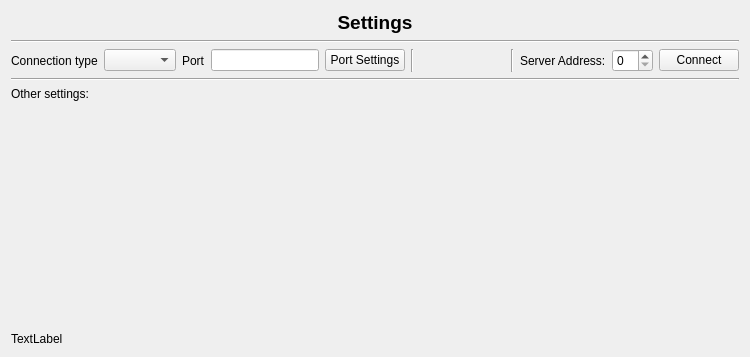
<?xml version="1.0" encoding="UTF-8"?>
<ui version="4.0">
 <class>SettingsDialog</class>
 <widget class="QWidget" name="SettingsDialog">
  <property name="geometry">
   <rect>
    <x>0</x>
    <y>0</y>
    <width>750</width>
    <height>357</height>
   </rect>
  </property>
  <property name="windowTitle">
   <string>Form</string>
  </property>
  <layout class="QVBoxLayout" name="verticalLayout_3">
   <item>
    <layout class="QVBoxLayout" name="verticalLayout">
     <item>
      <layout class="QVBoxLayout" name="verticalLayout_4">
       <item>
        <widget class="QLabel" name="label_3">
         <property name="font">
          <font>
           <pointsize>14</pointsize>
           <bold>true</bold>
          </font>
         </property>
         <property name="text">
          <string>Settings</string>
         </property>
         <property name="alignment">
          <set>Qt::AlignmentFlag::AlignCenter</set>
         </property>
        </widget>
       </item>
      </layout>
     </item>
     <item>
      <widget class="Line" name="line_4">
       <property name="orientation">
        <enum>Qt::Orientation::Horizontal</enum>
       </property>
      </widget>
     </item>
     <item>
      <layout class="QHBoxLayout" name="horizontalLayout">
       <item>
        <widget class="QLabel" name="label_2">
         <property name="text">
          <string>Connection type</string>
         </property>
        </widget>
       </item>
       <item>
        <widget class="QComboBox" name="connectType_comboBox"/>
       </item>
       <item>
        <widget class="QLabel" name="label_4">
         <property name="text">
          <string>Port</string>
         </property>
        </widget>
       </item>
       <item>
        <widget class="QLineEdit" name="port_lineEdit"/>
       </item>
       <item>
        <widget class="QPushButton" name="portSettings_pushButton">
         <property name="text">
          <string>Port Settings</string>
         </property>
        </widget>
       </item>
       <item>
        <widget class="Line" name="line_2">
         <property name="orientation">
          <enum>Qt::Orientation::Vertical</enum>
         </property>
        </widget>
       </item>
       <item>
        <spacer name="horizontalSpacer">
         <property name="orientation">
          <enum>Qt::Orientation::Horizontal</enum>
         </property>
         <property name="sizeHint" stdset="0">
          <size>
           <width>40</width>
           <height>20</height>
          </size>
         </property>
        </spacer>
       </item>
       <item>
        <widget class="Line" name="line_3">
         <property name="orientation">
          <enum>Qt::Orientation::Vertical</enum>
         </property>
        </widget>
       </item>
       <item>
        <widget class="QLabel" name="label_5">
         <property name="text">
          <string>Server Address:</string>
         </property>
        </widget>
       </item>
       <item>
        <widget class="QSpinBox" name="serverAddres_spinBox"/>
       </item>
       <item>
        <widget class="QPushButton" name="connect_pushButton">
         <property name="text">
          <string>Connect</string>
         </property>
        </widget>
       </item>
      </layout>
     </item>
    </layout>
   </item>
   <item>
    <widget class="Line" name="line">
     <property name="orientation">
      <enum>Qt::Orientation::Horizontal</enum>
     </property>
    </widget>
   </item>
   <item>
    <layout class="QVBoxLayout" name="verticalLayout_2">
     <item>
      <widget class="QLabel" name="label">
       <property name="text">
        <string>Other settings:</string>
       </property>
      </widget>
     </item>
     <item>
      <spacer name="verticalSpacer_2">
       <property name="orientation">
        <enum>Qt::Orientation::Vertical</enum>
       </property>
       <property name="sizeHint" stdset="0">
        <size>
         <width>20</width>
         <height>40</height>
        </size>
       </property>
      </spacer>
     </item>
     <item>
      <layout class="QVBoxLayout" name="verticalLayout_5">
       <item>
        <widget class="QLabel" name="statusBar_label">
         <property name="text">
          <string>TextLabel</string>
         </property>
        </widget>
       </item>
      </layout>
     </item>
    </layout>
   </item>
  </layout>
 </widget>
 <resources/>
 <connections/>
</ui>
